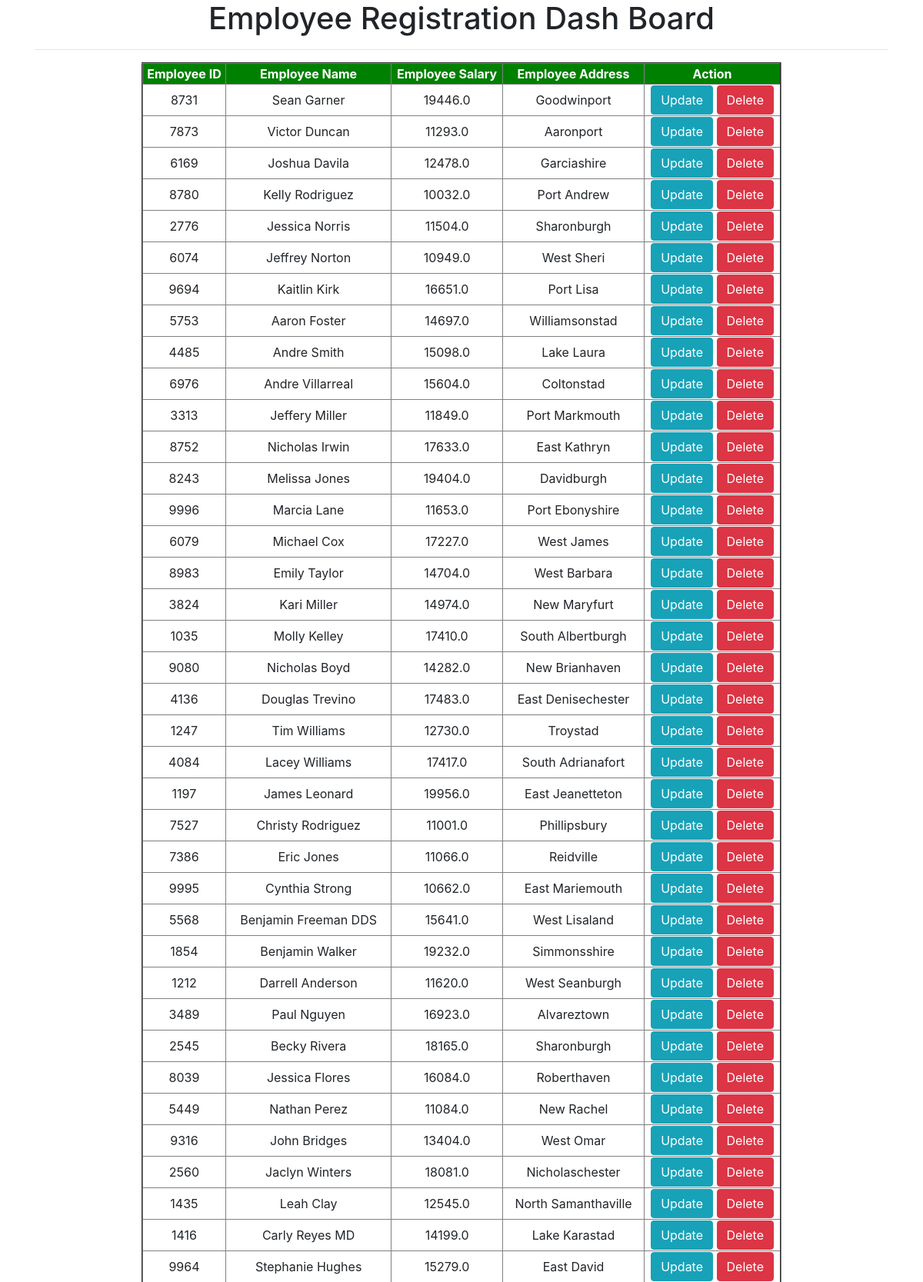
The page / (upper part) on the database its author committed.
### crudapp/models.py (models this page shows)
class Employee(models.Model):
    eno=models.IntegerField()
    ename=models.CharField(max_length=30)
    esal=models.FloatField()
    eaddr=models.CharField(max_length=30)

### crudapp/views.py (the view)
# urls.py: url(r'^$',views.home_view),
def home_view(request):
    employee=Employee.objects.all()
    mydict={'employee':employee}
    return render(request,'crudapp/home.html',context=mydict)

### templates/crudapp/home.html (shortened to what this page needs)
<!DOCTYPE html>
{% extends 'crudapp/base.html' %}
{% block body %}
<h1>Employee Registration Dash Board</h1><hr>
{% if employee %}
<table border="2" width='75%'>
  <thead align='center'>
    <th>Employee ID</th>
    <th>Employee Name</th>
    <th>Employee Salary</th>
    <th>Employee Address</th>
    <th>Action</th>
  </thead>
  {% for emp in employee %}
  <tr align='center'>
    <td>{{emp.eno}}</td>
    <td>{{emp.ename}}</td>
    <td>{{emp.esal}}</td>
    <td>{{emp.eaddr}}</td>
    <td><a href="/update/{{emp.id}}" class="btn btn-info">Update</a>
    <a href="/delete/{{emp.id}}" class="btn btn-danger">Delete</a></td
  </tr>
  {% endfor %}
</table>
{% else %}
<p>No Record Found !!!</p>
{% endif %}
<br><br>
{% endblock %}

### templates/crudapp/base.html (shortened to what this page needs)
<!DOCTYPE html>
<html lang="en" dir="ltr">
  <head>
    <link rel="stylesheet" href="https://stackpath.bootstrapcdn.com/bootstrap/4.2.1/css/bootstrap.min.css">
  </head>
  <body>
    <div class="container" align='center'>
      {% block body %}
      {% endblock %}
    </div>
  </body>
</html>

### templates/crudapp/base.html (style rules this page uses)
thead { background-color:green; color: white; }

### rows shown on the page
Employee: eno "8731", ename "Sean Garner", esal "19446.0", eaddr "Goodwinport"
Employee: eno "7873", ename "Victor Duncan", esal "11293.0", eaddr "Aaronport"
Employee: eno "6169", ename "Joshua Davila", esal "12478.0", eaddr "Garciashire"
Employee: eno "8780", ename "Kelly Rodriguez", esal "10032.0", eaddr "Port Andrew"
Employee: eno "2776", ename "Jessica Norris", esal "11504.0", eaddr "Sharonburgh"
Employee: eno "6074", ename "Jeffrey Norton", esal "10949.0", eaddr "West Sheri"
Employee: eno "9694", ename "Kaitlin Kirk", esal "16651.0", eaddr "Port Lisa"
Employee: eno "5753", ename "Aaron Foster", esal "14697.0", eaddr "Williamsonstad"
Employee: eno "4485", ename "Andre Smith", esal "15098.0", eaddr "Lake Laura"
Employee: eno "6976", ename "Andre Villarreal", esal "15604.0", eaddr "Coltonstad"
Employee: eno "3313", ename "Jeffery Miller", esal "11849.0", eaddr "Port Markmouth"
Employee: eno "8752", ename "Nicholas Irwin", esal "17633.0", eaddr "East Kathryn"
Employee: eno "8243", ename "Melissa Jones", esal "19404.0", eaddr "Davidburgh"
Employee: eno "9996", ename "Marcia Lane", esal "11653.0", eaddr "Port Ebonyshire"
Employee: eno "6079", ename "Michael Cox", esal "17227.0", eaddr "West James"
Employee: eno "8983", ename "Emily Taylor", esal "14704.0", eaddr "West Barbara"
Employee: eno "3824", ename "Kari Miller", esal "14974.0", eaddr "New Maryfurt"
Employee: eno "1035", ename "Molly Kelley", esal "17410.0", eaddr "South Albertburgh"
Employee: eno "9080", ename "Nicholas Boyd", esal "14282.0", eaddr "New Brianhaven"
Employee: eno "4136", ename "Douglas Trevino", esal "17483.0", eaddr "East Denisechester"
Employee: eno "1247", ename "Tim Williams", esal "12730.0", eaddr "Troystad"
Employee: eno "4084", ename "Lacey Williams", esal "17417.0", eaddr "South Adrianafort"
Employee: eno "1197", ename "James Leonard", esal "19956.0", eaddr "East Jeanetteton"
Employee: eno "7527", ename "Christy Rodriguez", esal "11001.0", eaddr "Phillipsbury"
Employee: eno "7386", ename "Eric Jones", esal "11066.0", eaddr "Reidville"
Employee: eno "9995", ename "Cynthia Strong", esal "10662.0", eaddr "East Mariemouth"
Employee: eno "5568", ename "Benjamin Freeman DDS", esal "15641.0", eaddr "West Lisaland"
Employee: eno "1854", ename "Benjamin Walker", esal "19232.0", eaddr "Simmonsshire"
Employee: eno "1212", ename "Darrell Anderson", esal "11620.0", eaddr "West Seanburgh"
Employee: eno "3489", ename "Paul Nguyen", esal "16923.0", eaddr "Alvareztown"
Employee: eno "2545", ename "Becky Rivera", esal "18165.0", eaddr "Sharonburgh"
Employee: eno "8039", ename "Jessica Flores", esal "16084.0", eaddr "Roberthaven"
Employee: eno "5449", ename "Nathan Perez", esal "11084.0", eaddr "New Rachel"
Employee: eno "9316", ename "John Bridges", esal "13404.0", eaddr "West Omar"
Employee: eno "2560", ename "Jaclyn Winters", esal "18081.0", eaddr "Nicholaschester"
Employee: eno "1435", ename "Leah Clay", esal "12545.0", eaddr "North Samanthaville"
Employee: eno "1416", ename "Carly Reyes MD", esal "14199.0", eaddr "Lake Karastad"
Employee: eno "9964", ename "Stephanie Hughes", esal "15279.0", eaddr "East David"
